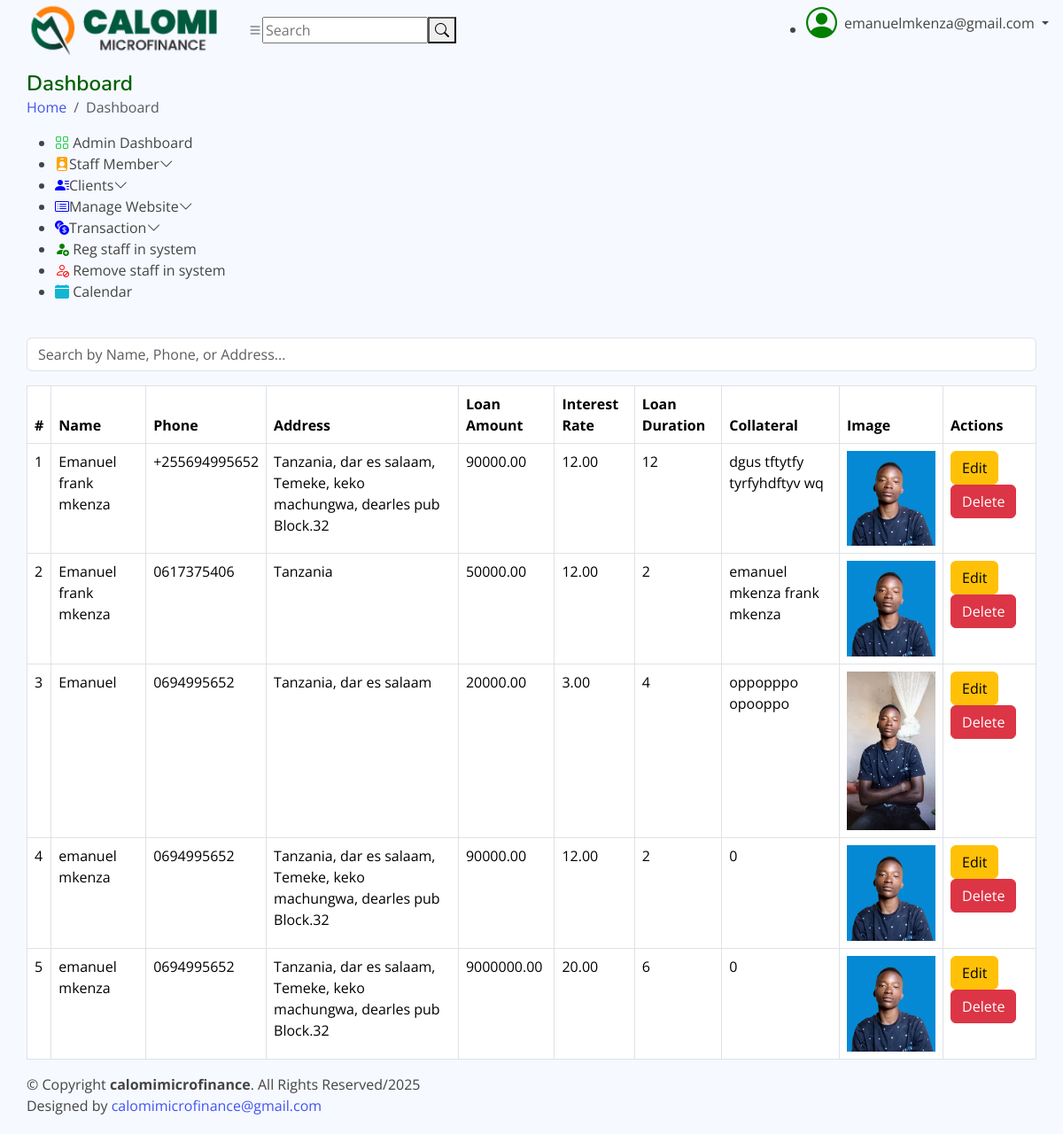
Screenshot of /admin/client_manage.php (signed in) with the database file from the repository.
### tables this page shows
CREATE TABLE `clients` (
  `id` int(11) NOT NULL,
  `name` varchar(100) NOT NULL,
  `phone` varchar(15) NOT NULL,
  `address` text NOT NULL,
  `loan_amount` decimal(10,2) NOT NULL,
  `interest_rate` decimal(5,2) NOT NULL,
  `loan_duration` int(11) NOT NULL,
  `collateral` text DEFAULT NULL,
  `created_by` varchar(255) NOT NULL,
  `created_at` timestamp NOT NULL DEFAULT current_timestamp(),
  `balance` decimal(10,2) DEFAULT 0.00,
  `client_image` varchar(255) DEFAULT NULL
);

### admin/client_manage.php (the view, shortened to what this page needs)
<?php
include("headernice.php");
include("sidebar.php");
include("linknice.php");
?>
<br>
<div class="mb-3">
    <input type="text" id="searchClient" class="form-control" placeholder="Search by Name, Phone, or Address...">
</div>
<table class="table table-bordered">
    <thead>
        <tr>
            <th scope="col">#</th>
            <th scope="col">Name</th>
            <th scope="col">Phone</th>
            <th scope="col">Address</th>
            <th scope="col">Loan Amount</th>
            <th scope="col">Interest Rate</th>
            <th scope="col">Loan Duration</th>
            <th scope="col">Collateral</th>
            <th scope="col">Image</th>
            <th scope="col">Actions</th>
        </tr>
    </thead>
    <?php
    include("conn.php");
    $sql = "SELECT id, name, phone, address, loan_amount, interest_rate, loan_duration, collateral, client_image FROM clients";
    $result = $conn->query($sql);
    $rowNumber = 1;
    if ($result->num_rows > 0) {
        while ($row = $result->fetch_assoc()) {
            echo "<tr>";
            echo "<td>" . $rowNumber . "</td>";
            echo "<td>" . htmlspecialchars($row['name']) . "</td>";
            echo "<td>" . htmlspecialchars($row['phone']) . "</td>";
            echo "<td>" . htmlspecialchars($row['address']) . "</td>";
            echo "<td>" . htmlspecialchars($row['loan_amount']) . "</td>";
            echo "<td>" . htmlspecialchars($row['interest_rate']) . "</td>";
            echo "<td>" . htmlspecialchars($row['loan_duration']) . "</td>";
            echo "<td>" . htmlspecialchars($row['collateral']) . "</td>";
            echo "<td><img src='" . htmlspecialchars($row['client_image']) . "' alt='Image' width='100'></td>";
            echo "<td>
                    <a href='edit_client.php?id=" . $row['id'] . "' class='btn btn-warning'>Edit</a>
                    <a href='delete_client.php?id=" . $row['id'] . "' class='btn btn-danger' onclick='return confirm(\"Are you sure you want to delete this client?\");'>Delete</a>
                  </td>";
            echo "</tr>";
            $rowNumber++;
        }
    } else {
        echo "<tr><td colspan='7'>No clients found.</td></tr>";
    }
    ?>
</table>
<?php
include("footernice.php");
?>

### admin/linknice.php (shortened to what this page needs)
<!DOCTYPE html>
<html lang="en">
<head>
   <link rel="stylesheet" href="https://cdnjs.cloudflare.com/ajax/libs/font-awesome/5.15.4/css/all.min.css">
  <link href="assets/vendor/bootstrap/css/bootstrap.min.css" rel="stylesheet">
  <link href="assets/vendor/bootstrap-icons/bootstrap-icons.css" rel="stylesheet">
  <link href="assets/vendor/boxicons/css/boxicons.min.css" rel="stylesheet">
  <link href="assets/vendor/quill/quill.snow.css" rel="stylesheet">
  <link href="assets/vendor/quill/quill.bubble.css" rel="stylesheet">
  <link href="assets/vendor/remixicon/remixicon.css" rel="stylesheet">
  <link href="assets/vendor/simple-datatables/style.css" rel="stylesheet">
  <link href="assets/css/style.css" rel="stylesheet">

### admin/headernice.php (shortened to what this page needs)
<?php
include("linknice.php");
?>
<header id="header" class="header fixed-top d-flex align-items-center">
    <div class="d-flex align-items-center justify-content-between">
        <a href="index.html" class="logo d-flex align-items-center">
        <img src="Artboard 1@720x-8-2.png" alt="Logo" style="width: 280px; max-height: 120px;">
        </a>
        <i class="bi bi-list toggle-sidebar-btn"></i>
    </div>
    <div class="search-bar">
        <form class="search-form d-flex align-items-center" method="POST" action="#">
            <input type="text" name="query" placeholder="Search" title="Enter search keyword">
            <button type="submit" title="Search"><i class="bi bi-search"></i></button>
        </form>
    </div>
    <nav class="header-nav ms-auto">
        <ul class="d-flex align-items-center">
            <li class="nav-item dropdown pe-3">
                <a class="nav-link nav-profile d-flex align-items-center pe-0" href="#" data-bs-toggle="dropdown">
                    <i class="bi bi-person-circle" style="font-size: 35px; color: green;"></i>
                    <span class="d-none d-md-block dropdown-toggle ps-2">
                        <?php echo htmlspecialchars($_SESSION['username']); ?>
                    </span>
                </a>
            </li>
        </ul>
    </nav>
</header>
<main id="main" class="main">
<div class="pagetitle">
  <h1>Dashboard</h1>
  <nav>
    <ol class="breadcrumb">
      <li class="breadcrumb-item"><a href="index.html">Home</a></li>
      <li class="breadcrumb-item active">Dashboard</li>
    </ol>
  </nav>
</div>

### admin/sidebar.php (shortened to what this page needs)
<?php
include("linknice.php");
?>
<aside id="sidebar" class="sidebar">
<ul class="sidebar-nav" id="sidebar-nav">
  <li class="nav-item">
    <a class="nav-link " href="Admin_dashboard.php">
      <i class="bi bi-grid" style="color:rgb(29, 204, 67);"></i>
      <span>Admin Dashboard</span>
    </a>
  </li>
  <li class="nav-item">
    <a class="nav-link collapsed" data-bs-target="#staff-nav" data-bs-toggle="collapse" href="#">
      <i class="bi bi-person-badge-fill" style="color: orange;"></i><span>Staff Member</span><i class="bi bi-chevron-down ms-auto"></i>
    </a>
  </li>
  <li class="nav-item">
    <a class="nav-link collapsed" data-bs-target="#clients-nav" data-bs-toggle="collapse" href="#">
      <i class="bi bi-person-lines-fill" style="color: blue;"></i><span>Clients</span><i class="bi bi-chevron-down ms-auto"></i>
    </a>
  </li>
  <li class="nav-item">
    <a class="nav-link collapsed" data-bs-target="#transaction-nav" data-bs-toggle="collapse" href="#">
      <i class="bi bi-card-list" style="color: blue;"></i><span>Manage Website</span><i class="bi bi-chevron-down ms-auto"></i>
    </a>
  </li>
  <li class="nav-item">
    <a class="nav-link collapsed" data-bs-target="#member-nav" data-bs-toggle="collapse" href="#">
      <i class="bi bi-currency-exchange" style="color: blue;"></i><span>Transaction</span><i class="bi bi-chevron-down ms-auto"></i>
    </a>
  </li>
    </ul>
    <li class="nav-item">
    <a class="nav-link collapsed" href="reg.php">
      <i class="bi bi-person-fill-add" style="color: green;"></i>
      <span>Reg staff in system</span>
    </a>
  </li>
  <li class="nav-item">
    <a class="nav-link collapsed" href="del_insystem.php">
    <i class="bi bi-person-slash" style="color: red;"></i>
      <span>Remove staff in system</span>
    </a>
  </li>
  <li class="nav-item">
    <a class="nav-link collapsed" href="calendar.php">
    <i class="bi bi-calendar-fill" style="color:rgb(20, 181, 209);"></i>
      <span>Calendar</span>
    </a>
  </li>
</aside>

### admin/footernice.php (shortened to what this page needs)
  <footer id="footer" class="footer">
    <div class="copyright">
      &copy; Copyright <strong><span>calomimicrofinance</span></strong>. All Rights Reserved/20<?php echo date("y"); ?>
    </div>
    <div class="credits">
      Designed by <a href="#">calomimicrofinance@gmail.com</a>
    </div>
  </footer>
</body>
</html>

### admin/assets/css/style.css (style rules this page uses)
:root { --dark-green: #005f00; --blue: #4154f1; --whitesmoke: #f6f9ff; scroll-behavior: smooth; }
a { color: var(--blue); text-decoration: none; }
h1, h2, h3, h4, h5, h6 { font-family: "Nunito", sans-serif; }
#main { margin-top: 60px; padding: 20px 30px; transition: all 0.3s; }
.pagetitle { margin-bottom: 10px; }
.pagetitle h1 { font-size: 24px; margin-bottom: 0; font-weight: 600; color: var(--dark-green); }

### rows the page displays
clients: name "Emanuel frank mkenza", phone "+255694995652", address "Tanzania, dar es salaam, Temeke, keko machungwa, dearles pub Block.32", loan_amount "90000.00", interest_rate "12.00", loan_duration "12", collateral "dgus tftytfy tyrfyhdftyv wq", client_image (picture)
clients: name "Emanuel frank mkenza", phone "0617375406", address "Tanzania", loan_amount "50000.00", interest_rate "12.00", loan_duration "2", collateral "emanuel mkenza frank mkenza", client_image (picture)
clients: name "Emanuel", phone "0694995652", address "Tanzania, dar es salaam", loan_amount "20000.00", interest_rate "3.00", loan_duration "4", collateral "oppopppo opooppo", client_image (picture)
clients: name "emanuel mkenza", phone "0694995652", address "Tanzania, dar es salaam, Temeke, keko machungwa, dearles pub Block.32", loan_amount "90000.00", interest_rate "12.00", loan_duration "2", collateral "0", client_image (picture)
clients: name "emanuel mkenza", phone "0694995652", address "Tanzania, dar es salaam, Temeke, keko machungwa, dearles pub Block.32", loan_amount "9000000.00", interest_rate "20.00", loan_duration "6", collateral "0", client_image (picture)

### other values shown
$_SESSION['username'] "emanuelmkenza@gmail.com"
